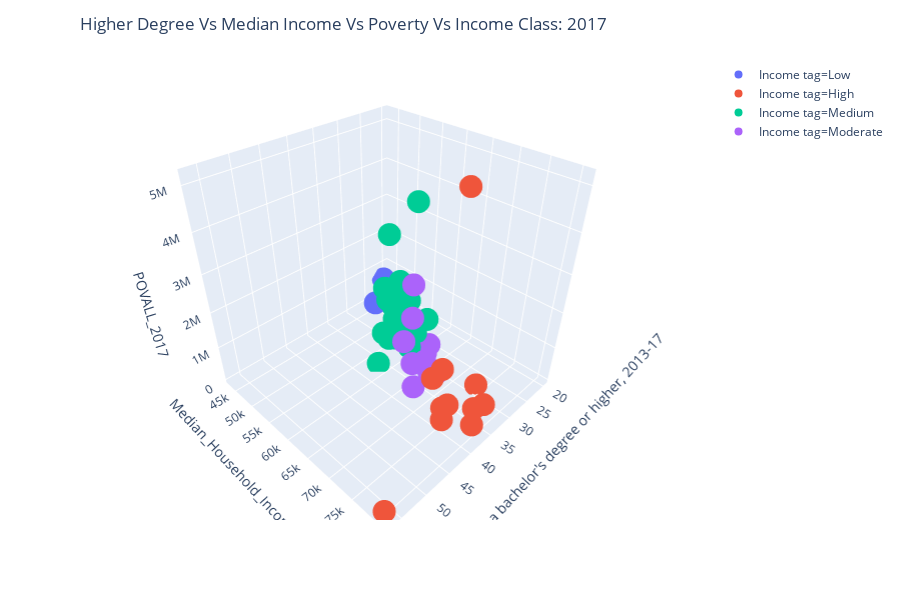

Notebook source saved alongside this figure:
### Code cell
import plotly.express as px
import plotly.graph_objects as go

fig1 = px.scatter_3d(df_3d, x='Percent of adults with a bachelor\'s degree or higher, 2013-17', y='Median_Household_Income_2017', z='POVALL_2017',
              color='Income tag')
fig1.update_layout(
    title=go.layout.Title(
        text="Higher Degree Vs Median Income Vs Poverty Vs Income Class: 2017",
        xref="paper",
        x=0
    )
)
fig1.show()

### Figure 1 — Plotly figure (JSON) as saved in the notebook; plotly's stock layout.template omitted (floating-point values rounded to 4 significant figures)
{"data": [{"hoverlabel": {"namelength": 0}, "hovertemplate": "Income tag=Low<br>Percent of adults with a bachelor's degree or higher, 2013-17=%{x}<br>Median_Household_Income_2017=%{y}<br>POVALL_2017=%{z}", "legendgroup": "Income tag=Low", "marker": {"color": "#636efa", "symbol": "circle"}, "mode": "markers", "name": "Income tag=Low", "scene": "scene", "showlegend": true, "type": "scatter3d", "x": [24.5, 22, 23.2, null, 21.3, 26.9, 19.9], "y": [48193, 45916, 48332, 46283, 43595, 47086, 43238], "z": [802263, 475883, 738563, 893827, 573717, 388790, 326502]}, {"hoverlabel": {"namelength": 0}, "hovertemplate": "Income tag=High<br>Percent of adults with a bachelor's degree or higher, 2013-17=%{x}<br>Median_Household_Income_2017=%{y}<br>POVALL_2017=%{z}", "legendgroup": "Income tag=High", "marker": {"color": "#EF553B", "symbol": "circle"}, "mode": "markers", "name": "Income tag=High", "scene": "scene", "showlegend": true, "type": "scatter3d", "x": [29, 32.6, 38.4, 56.6, 32, 39, 42.1, 36, 38.1, 37.6, 34.5], "y": [74058, 71785, 74428, 80153, 77936, 80711, 77385, 73638, 80106, 71518, 70942], "z": [79428, 5164169, 338651, 109502, 132201, 556549, 692943, 100550, 882132, 876438, 799675]}, {"hoverlabel": {"namelength": 0}, "hovertemplate": "Income tag=Medium<br>Percent of adults with a bachelor's degree or higher, 2013-17=%{x}<br>Median_Household_Income_2017=%{y}<br>POVALL_2017=%{z}", "legendgroup": "Income tag=Medium", "marker": {"color": "#00cc96", "symbol": "circle"}, "mode": "markers", "name": "Income tag=Medium", "scene": "scene", "showlegend": true, "type": "scatter3d", "x": [28.4, 28.5, 29.9, 26.8, 25.3, 27.7, 32.3, 30.3, 28.1, 28.2, 30.7, 30.6, 23.7, 29.9, 27.2, 24.8, 30.1, 27, 27.8, 26.1, 28.7, 36.8, 29], "y": [56508, 52582, 56117, 52280, 54134, 58706, 56382, 55980, 54840, 53506, 53262, 59913, 57932, 52797, 54077, 50051, 59165, 50675, 56871, 51319, 59195, 58271, 59300], "z": [1023337, 2901876, 1536069, 211937, 860753, 328629, 335371, 147413, 1373358, 793001, 130616, 198984, 392857, 1468032, 1575401, 600911, 1548557, 750359, 107522, 980394, 4080377, 65068, 640174]}, {"hoverlabel": {"namelength": 0}, "hovertemplate": "Income tag=Moderate<br>Percent of adults with a bachelor's degree or higher, 2013-17=%{x}<br>Median_Household_Income_2017=%{y}<br>POVALL_2017=%{z}", "legendgroup": "Income tag=Moderate", "marker": {"color": "#ab63fa", "symbol": "circle"}, "mode": "markers", "name": "Income tag=Moderate", "scene": "scene", "showlegend": true, "type": "scatter3d", "x": [39.4, 31, 33.4, 34.8, 35.3, 28.9, 32.3, 33, 32.5, 26.7], "y": [69113, 64085, 63044, 68364, 64783, 62400, 60123, 62923, 68395, 61279], "z": [566118, 121592, 1568670, 517348, 2735578, 74057, 534846, 125208, 296138, 61319]}], "layout": {"height": 600, "legend": {"tracegroupgap": 0}, "margin": {"t": 60}, "scene": {"domain": {"x": [0, 0.98], "y": [0, 1]}, "xaxis": {"title": {"text": "Percent of adults with a bachelor's degree or higher, 2013-17"}}, "yaxis": {"title": {"text": "Median_Household_Income_2017"}}, "zaxis": {"title": {"text": "POVALL_2017"}}}, "title": {"text": "Higher Degree Vs Median Income Vs Poverty Vs Income Class: 2017", "x": 0, "xref": "paper"}}}
